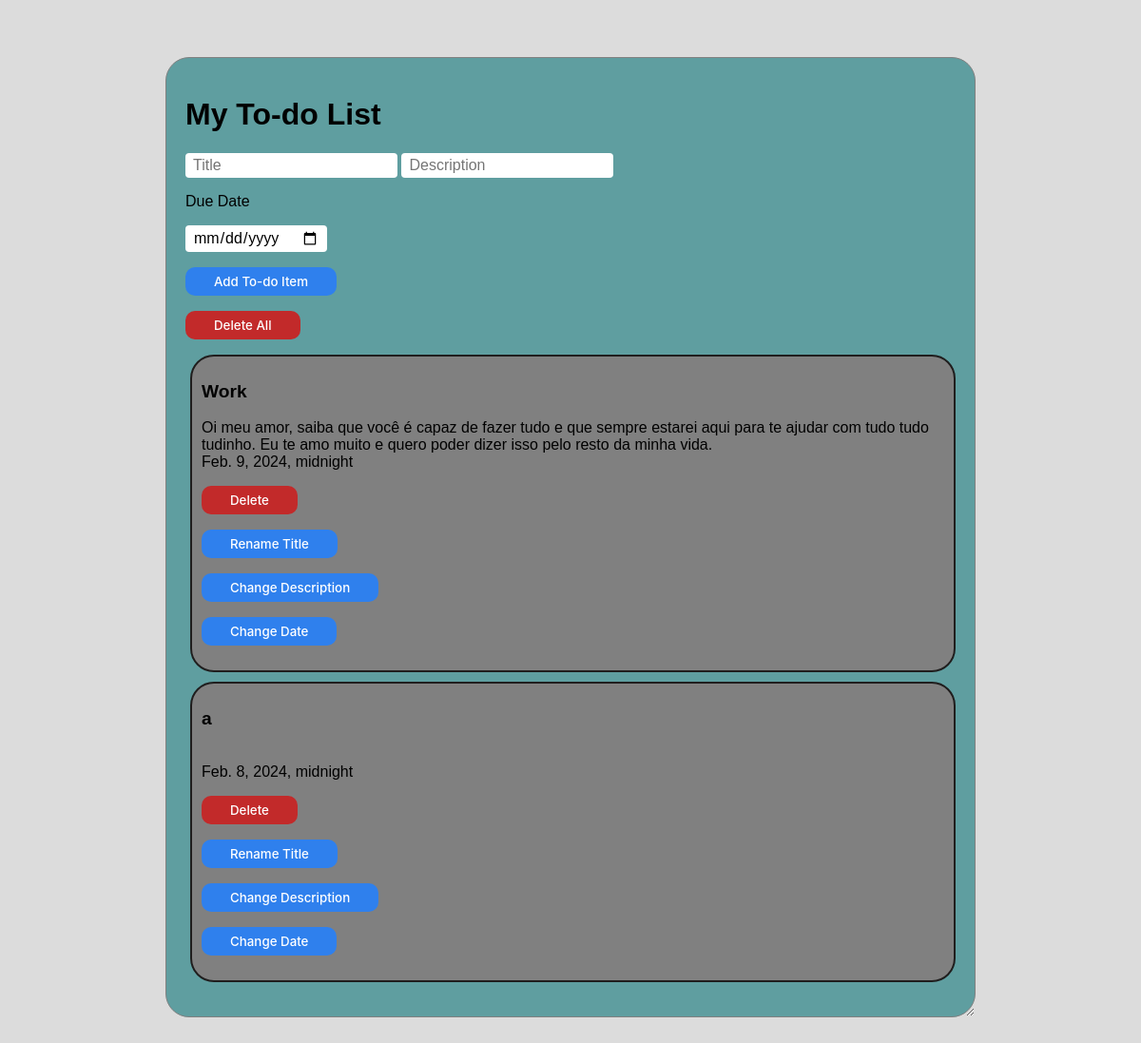
The page /todoapp/ on the database as committed earlier.
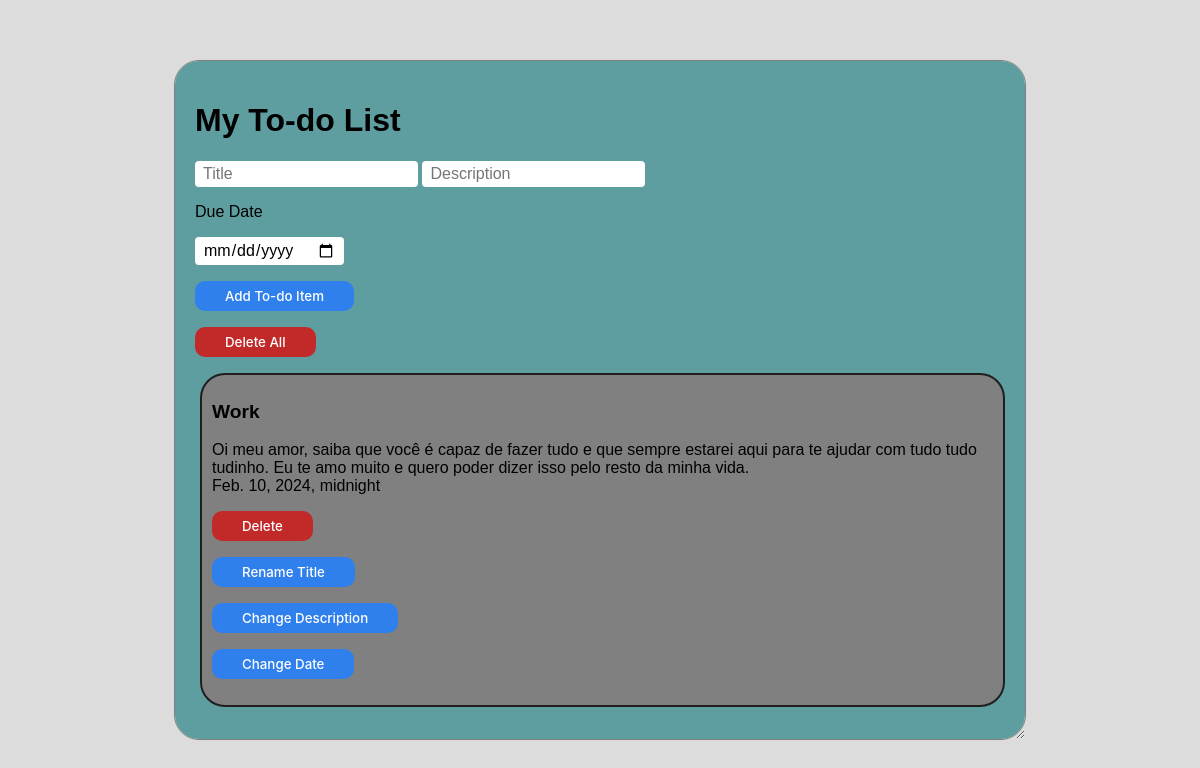
The same page on the database as committed later.
### todoapp/models.py (models this page shows)
class TodoListItem(models.Model):
    title = models.CharField(max_length=100)
    description = models.TextField()
    created_date = models.DateTimeField(auto_now_add=True)
    due_date = models.DateTimeField(default=one_week_hence)

### todoapp/views.py (the view)
# urls.py: path('todoapp/', todoappView),
def todoappView(request):
    all_todo_items = TodoListItem.objects.all()
    return render(request, 'index.html',
    {'all_items':all_todo_items})

### todoapp/templates/index.html (shortened to what this page needs)
{% load static %}
<html>
    <link rel="stylesheet" href="{% static 'todoapp/index.css' %}">
</html>
<body>
    <div class="resizable-content">
        <div id="header">
            <h1>My To-do List </h1>
        </div>
        <div id="forms">
            <form action="/addTodoItem/" method="post">
                <input class="input" type="text" name="title" placeholder="Title" required>
                <input class="input" type="text" name="description" placeholder="Description">
                <p>Due Date</p>
                <input class="input" type="date" name="due_date" required>
                <input class="button" type="submit" value="Add To-do Item">
            </form>
            <form action="/deleteAllTodoItems/" method="post">
                <input class="bad-button" type="submit" value="Delete All">
            </form>
        </div>
        <div>
            <ul>
                {% for i in all_items %}
                <li>
                    <p>
                        <div class="item-title" style="font-family: 'Lucida Sans', 'Lucida Sans Regular', 'Lucida Grande', 'Lucida Sans Unicode', Geneva, Verdana, sans-serif;">{{i.title}}</div>
                        <br>
                        {{i.description}}
                        <br>
                        {{i.due_date}}
                    </p>
                    <form action="/deleteTodoItem/{{i.id}}/" method="post">
                        <input class="bad-button" type="submit" value="Delete">
                    </form>
                    <div>
                        <form action="/renamePage/{{i.id}}" method="get">
                            <input class="button" type="submit" value="Rename Title">
                        </form>
                    </div>
                    <div>
                        <form action="/changeDescriptionPage/{{i.id}}" method="get">
                            <input class="button" type="submit" value="Change Description">
                        </form>
                    </div>
                    <div>
                        <form action="/changeDatePage/{{i.id}}" method="get">
                            <input class="button" type="submit" value="Change Date">
                        </form>
                    </div>
                </li>
                {% endfor %}
            </ul>
        </div>
    </div>
</body>

Rows that differ between the two databases and show on the page:
removed TodoListItem: title "a", due_date "Feb. 8, 2024, midnight"
changed TodoListItem "Work": due_date "Feb. 9, 2024, midnight" → "Feb. 10, 2024, midnight"
